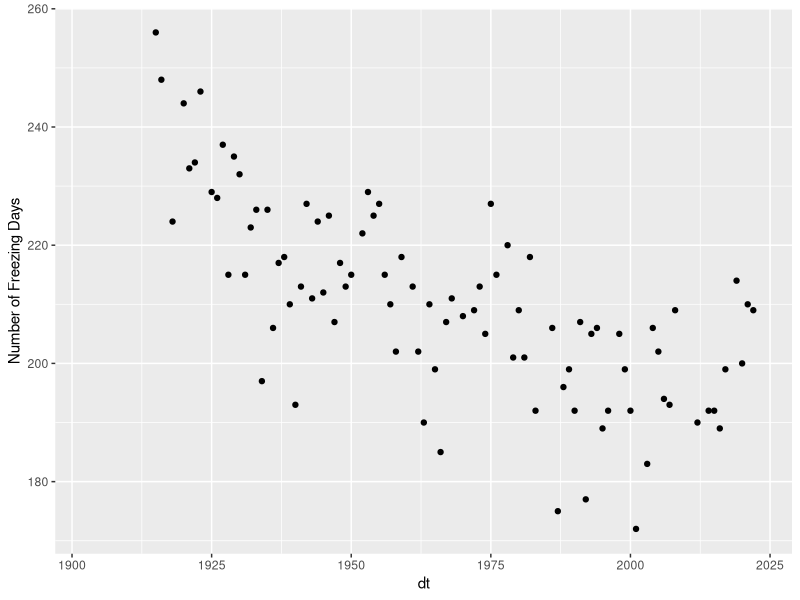

Source code (R):
## ---- chunk 1
knitr::opts_chunk$set(echo = TRUE)
library(lubridate)
library(tidyverse)
## ---- chunk 2
clim = read.table("3300187.csv",fill=TRUE,sep=',',header=T)
head(clim)

date=as.Date(clim$DATE)


## ---- chunk 3

clim$freeze = ifelse(clim$TMIN <= 32, 1, 0)
clim.wfrdata = clim %>% group_by(year(date)) %>% summarize(ndayfr=sum(freeze))
clim.wfrdata$dt = unique(year(date))

ggplot(clim.wfrdata, aes(dt, ndayfr))+geom_point()+labs(y="Number of Freezing Days")
## ---- chunk 4
clim$flood = ifelse(clim$PRCP >= 1, 1, 0)
nyrs=length(unique(year(date)))

retper=(nyrs+1)/sum(clim$flood,na.rm=TRUE)
